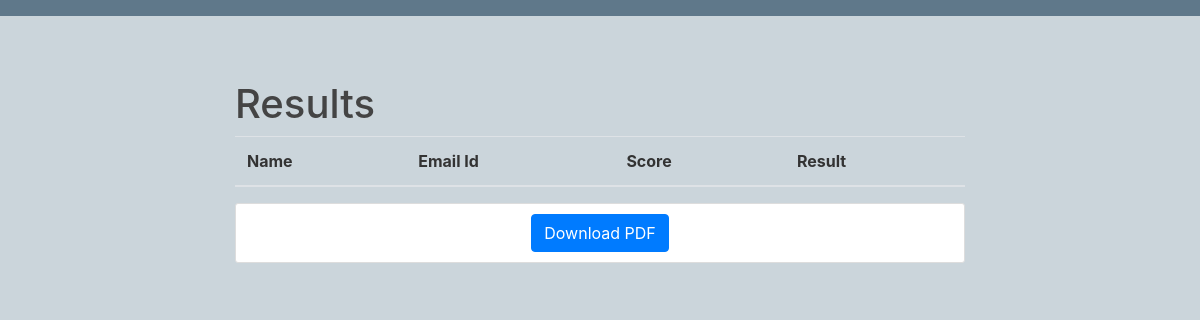
Before: /company with the older database file.
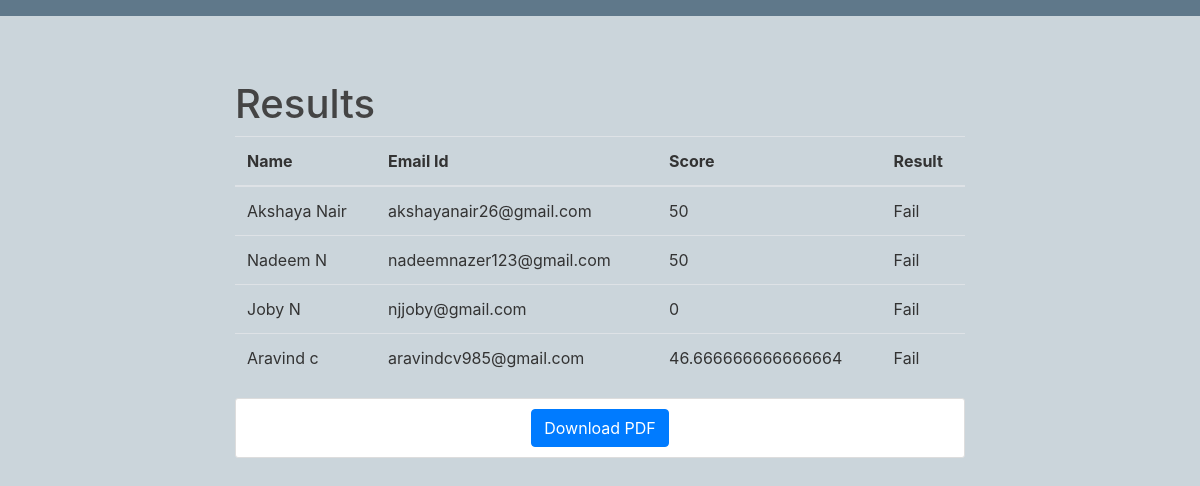
After: the same page with the newer database file.
### irecruit/models.py (models this page shows, shortened)
class User(db.Model, UserMixin):
    id = db.Column(db.Integer, primary_key=True)
    firstname = db.Column(db.String(20), nullable=False)
    lastname = db.Column(db.String(20), nullable=False)
    dob = db.Column(db.String(10), nullable=False)
    user_id = db.Column(db.Integer, db.ForeignKey('admin.id'), unique=True)
    skill = db.relationship('Skill', backref='user', lazy=True)

class Admin(db.Model, UserMixin):
    id = db.Column(db.Integer, primary_key=True)
    email = db.Column(db.String(120), unique=True, nullable=False)
    image_file = db.Column(db.String(20), nullable=False, default='default.jpg')
    password = db.Column(db.String(60), nullable=False)
    user = db.relationship('User', backref='admin', uselist=False)
    score = db.Column(db.Integer, default=0)

### irecruit/route.py (the view)
@app.route('/company')
def company():
    users = Admin.query.all()
    usr = User.query.all()
    return render_template('company.html', title='Company', users=users, usr=usr)

### irecruit/templates/company.html (shortened to what this page needs)
{% extends "layout.html" %}
{% block content %}
    <h1>Results</h1>
    <div class="table-responsive" id="tab">
        <table class="table">
 <thead>
  <th>Name</th>
 <th>Email Id</th>
 <th>Score</th>
 <th>Result</th>
 </thead>
 <tbody>
 {% for user in users %}
    <tr>
        {% if usr.id == users.id %}
            {% for u in usr %}
            {% if u.id == user.id %}
       <td>{{ u.firstname }}  {{ u.lastname }}</td>
                {% endif %}
            {% endfor %}
        <td> {{ user.email }}</td>
        <td>{{ user.score }}</td>
        {% if user.score > 50 %}
            <td>Pass</td>
            {% else %}
            <td>Fail</td>
        {% endif %}
        {% endif %}
    </tr>
 {% endfor %}
 </tbody>
 </table>
</div>
    <div class="content-section" align="center">
        <input type="button" value="Download PDF" class="btn btn-primary"
            id="btPrint" onclick="createPDF()"/>
    </div>
{% endblock content %}

### irecruit/templates/layout.html (shortened to what this page needs)
<!DOCTYPE html>
<html>
<head>
    <link rel="stylesheet" href="https://maxcdn.bootstrapcdn.com/bootstrap/4.0.0/css/bootstrap.min.css">
    <link rel="stylesheet" type="text/css" href="static/css/main1.css">
</head>
<body class="image">
    <header class="site-header">
      <nav class="navbar navbar-expand-md navbar-dark bg-steel fixed-top">
      </nav>
    </header>
    <main role="main" class="container">
      <div class="row">
        <div class="col-md-8 offset-md-2">
          {% block content %}{% endblock %}
        </div>
      </div>
    </main>
</body>
</html>

### irecruit/static/css/main1.css (style rules this page uses)
body { background: #fafafa; color: #333333; margin-top: 5rem; }
h1, h2, h3, h4, h5, h6 { color: #444444; }
.bg-steel { background-color: #5f788a; }
.content-section { background: #ffffff; padding: 10px 20px; border: 1px solid #dddddd; border-radius: 3px; margin-bottom: 20px; }

### irecruit/templates/layout.html (style rules this page uses)
.image { width: 100%; height: auto; background-color: #cbd5db; background-repeat: no-repeat; background-size: cover; }

Changed rows visible on the page:
added Admin: email "akshayanair26@gmail.com", score "50", shows "Fail"
added User: firstname "Akshaya", lastname "Nair", shown under "akshayanair26@gmail.com"
added Admin: email "nadeemnazer123@gmail.com", score "50", shows "Fail"
added User: firstname "Nadeem", lastname "N", shown under "nadeemnazer123@gmail.com"
added Admin: email "njjoby@gmail.com", score "0", shows "Fail"
added User: firstname "Joby", lastname "N", shown under "njjoby@gmail.com"
added Admin: email "aravindcv985@gmail.com", score "46.666666666666664", shows "Fail"
added User: firstname "Aravind", lastname "c", shown under "aravindcv985@gmail.com"
